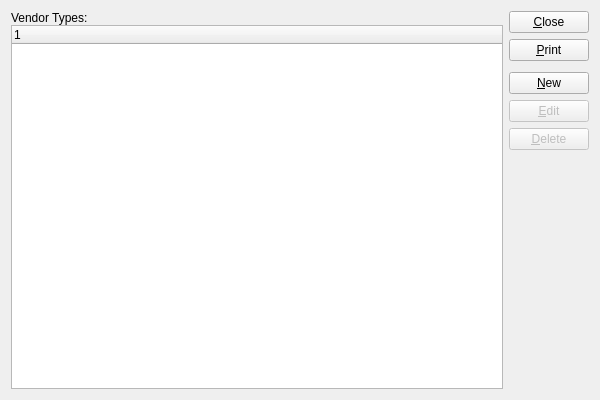
<?xml version="1.0" encoding="UTF-8"?>
<ui version="4.0">
 <comment>This file is part of the xTuple ERP: PostBooks Edition, a free and
open source Enterprise Resource Planning software suite,
Copyright (c) 1999-2018 by OpenMFG LLC, d/b/a xTuple.
It is licensed to you under the Common Public Attribution License
version 1.0, the full text of which (including xTuple-specific Exhibits)
is available at www.xtuple.com/CPAL.  By using this software, you agree
to be bound by its terms.</comment>
 <class>vendorTypes</class>
 <widget class="QWidget" name="vendorTypes">
  <property name="geometry">
   <rect>
    <x>0</x>
    <y>0</y>
    <width>600</width>
    <height>400</height>
   </rect>
  </property>
  <property name="windowTitle">
   <string>List Vendor Types</string>
  </property>
  <layout class="QGridLayout" name="gridLayout">
   <item row="0" column="0">
    <layout class="QVBoxLayout">
     <property name="spacing">
      <number>0</number>
     </property>
     <item>
      <widget class="QLabel" name="_vendtypeLit">
       <property name="text">
        <string>Vendor Types:</string>
       </property>
      </widget>
     </item>
     <item>
      <widget class="XTreeWidget" name="_vendtype"/>
     </item>
    </layout>
   </item>
   <item row="0" column="1">
    <layout class="QVBoxLayout" name="verticalLayout">
     <item>
      <widget class="QPushButton" name="_close">
       <property name="text">
        <string>&amp;Close</string>
       </property>
      </widget>
     </item>
     <item>
      <widget class="QPushButton" name="_print">
       <property name="text">
        <string>&amp;Print</string>
       </property>
      </widget>
     </item>
     <item>
      <spacer name="verticalSpacer">
       <property name="orientation">
        <enum>Qt::Vertical</enum>
       </property>
       <property name="sizeType">
        <enum>QSizePolicy::Preferred</enum>
       </property>
       <property name="sizeHint" stdset="0">
        <size>
         <width>20</width>
         <height>5</height>
        </size>
       </property>
      </spacer>
     </item>
     <item>
      <widget class="QPushButton" name="_new">
       <property name="text">
        <string>&amp;New</string>
       </property>
      </widget>
     </item>
     <item>
      <widget class="QPushButton" name="_edit">
       <property name="enabled">
        <bool>false</bool>
       </property>
       <property name="text">
        <string>&amp;Edit</string>
       </property>
      </widget>
     </item>
     <item>
      <widget class="QPushButton" name="_delete">
       <property name="enabled">
        <bool>false</bool>
       </property>
       <property name="text">
        <string>&amp;Delete</string>
       </property>
      </widget>
     </item>
     <item>
      <spacer name="Spacer13">
       <property name="orientation">
        <enum>Qt::Vertical</enum>
       </property>
       <property name="sizeType">
        <enum>QSizePolicy::Expanding</enum>
       </property>
       <property name="sizeHint" stdset="0">
        <size>
         <width>20</width>
         <height>20</height>
        </size>
       </property>
      </spacer>
     </item>
    </layout>
   </item>
  </layout>
 </widget>
 <layoutdefault spacing="6" margin="11"/>
 <customwidgets>
  <customwidget>
   <class>XTreeWidget</class>
   <extends>QTreeWidget</extends>
   <header>xtreewidget.h</header>
   <container>1</container>
  </customwidget>
 </customwidgets>
 <tabstops>
  <tabstop>_vendtype</tabstop>
  <tabstop>_new</tabstop>
  <tabstop>_edit</tabstop>
  <tabstop>_delete</tabstop>
  <tabstop>_print</tabstop>
  <tabstop>_close</tabstop>
 </tabstops>
 <resources/>
 <connections>
  <connection>
   <sender>_close</sender>
   <signal>clicked()</signal>
   <receiver>vendorTypes</receiver>
   <slot>close()</slot>
   <hints>
    <hint type="sourcelabel">
     <x>20</x>
     <y>20</y>
    </hint>
    <hint type="destinationlabel">
     <x>20</x>
     <y>20</y>
    </hint>
   </hints>
  </connection>
 </connections>
</ui>
